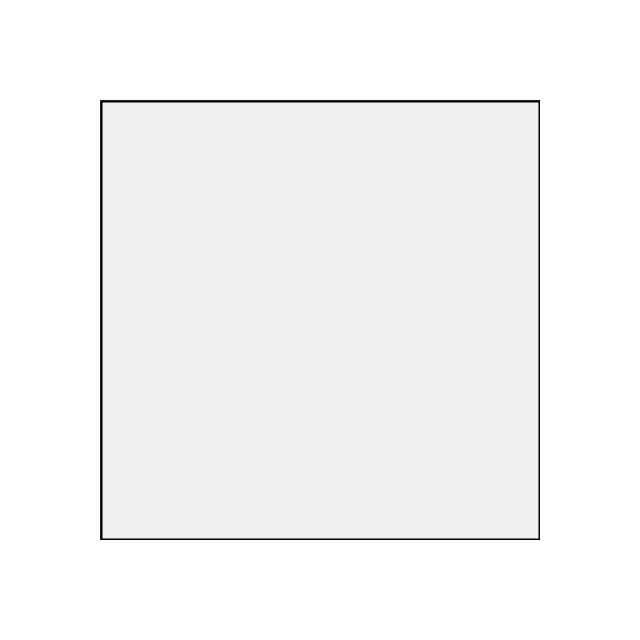
Frame 1 (no input)
Frame 60 (the mouse pressed at the canvas centre just before this capture): identical to frame 1, image omitted
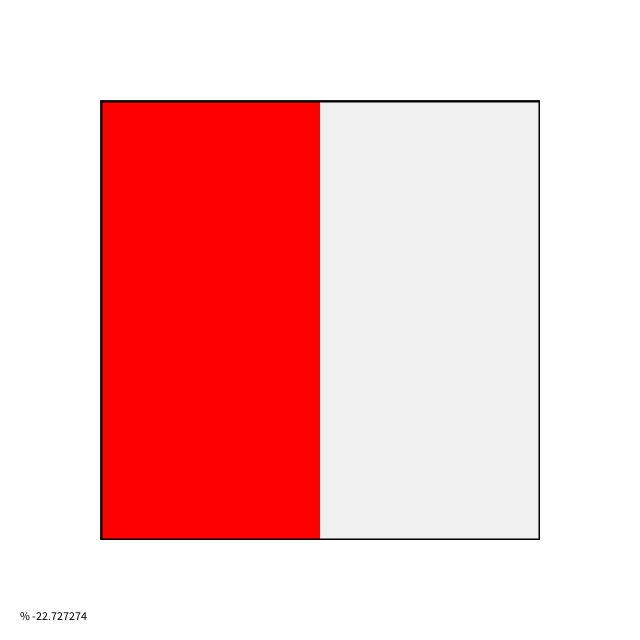
Frame 120 (the mouse held since frame 60 and released just before this capture)

The Processing sketch that drew these frames (run headless with seeded random() and noise(); from frame 60 on, the mouse is pressed at the canvas centre):

// Processing sketch: processing_100753
// ── processing_100753.pde

float bx;
float by;
boolean fillerUp = false;
float yOffset = 0.0;
String textContent = "";
float amount;
  
void setup()
{
  size(640, 640);
  background(#000000);
}
  
void draw()
{
  fill(#FF0000);
  rect(0, 0 , mouseX, height);
  fill(#F0F0F0);
  rect(mouseX, 0, width - mouseX, height);
strokeWeight(4);
stroke(#000000);
noFill();
rect(100,100, width-200, height - 200);
fill(#FFFFFF);
stroke(#FFFFFF);
strokeWeight(0);
rect(0,0,width, 100);
rect(0,0,100, height);
rect(0,height-100,width, 100);
rect(width-100, 0, 100, height);
fill(0);
text(textContent, 20, height- 20);
amount = (mouseX-100);
}

void mousePressed() 
{
  fill(#FFFFFF);
  textContent = "% " + ((amount/(width-200))*100);
}
